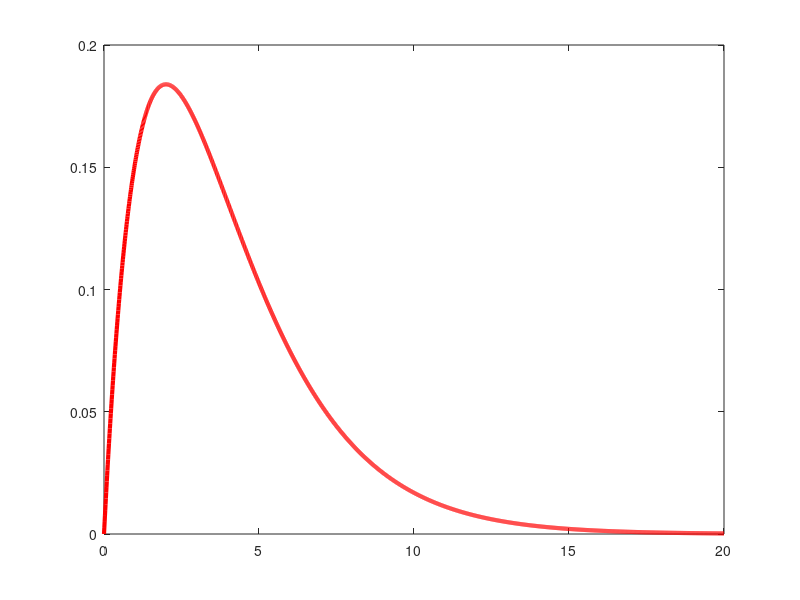

The MATLAB script that drew this image: (Note: this script raises an error after producing the figure.)
 % /*
 % ============================================================================
 % Name        : Gamma_dist.m
 % Author      : Mostafa Saleh
 % Version     : Matlab R2015a
 % Copyright   : Open source
 % Description : used for plot the PDF of Gamma distribution theoritical and Monte Carlo method.
 % ============================================================================
 % */
%clear
clear;clc;close all;
N = 1e6;
k = 2;
theta = 2;
%theoritical Gamma disrubtion
x = 0 : .01 : 20;
fun = ((x .^ (k - 1)) .* exp(-x ./ theta) * (theta ^ -k)) / (gamma(k));
plot(x , fun , 'r' , 'linewidth' , 3);
hold on;
%genertate uniform random variables
uniform1 = myrand(31 , N);
uniform2 = myrand(127 , N);
%Gamma disrubtion
[gamma_numbers , len] = mygamma(uniform1 , uniform2 , k , theta , N);
%PDF TEST
[z , y] = hist(gamma_numbers , 100);
step = (y(2) - y(1));
%probability_of_step = z / len;
height = (z / len) / step ;
bar(y , height);
%Finish
xlabel('x');
ylabel('PDF(x)');
legend('theoritical' , 'Monte Carlo');
title(['PDF of Gamma distribution k = ' , num2str(k),' & theta = ' , num2str(theta)]);